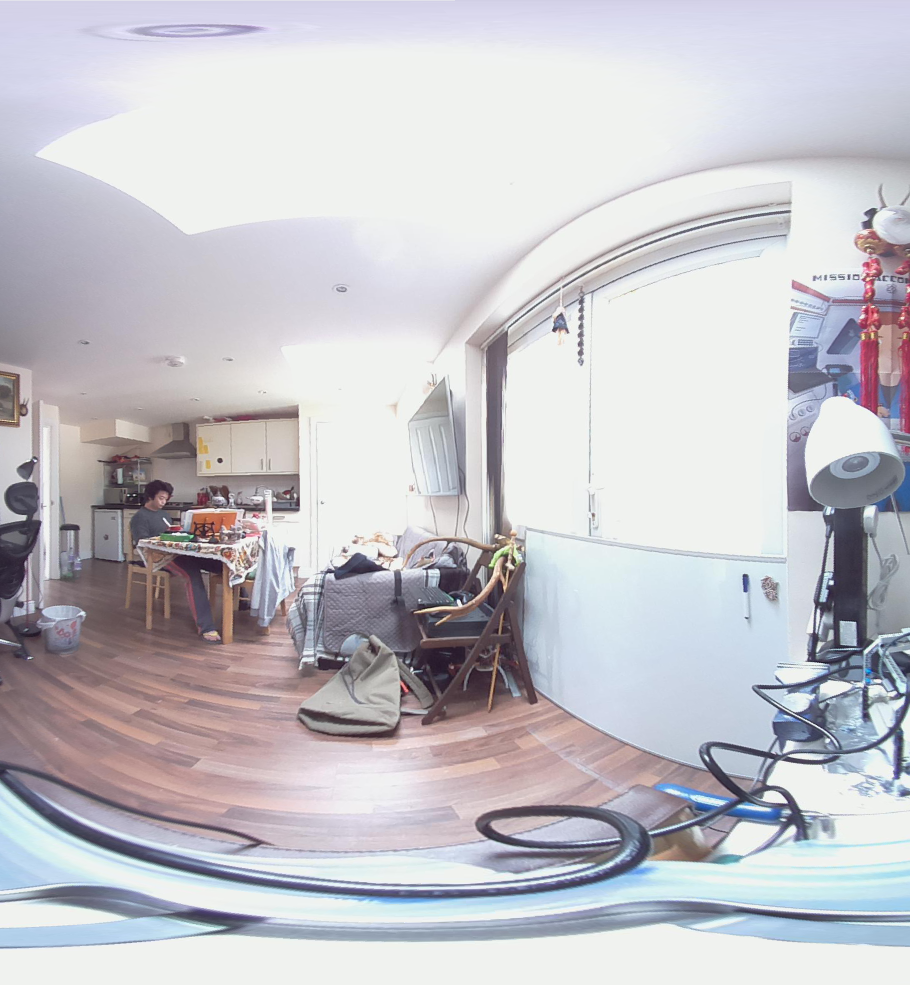
#> input picture pano/bk_180.png, 1820 x 1970 px (shown at 1/2 size)
$ python stitchimg.py   (older library calls are emulated)
#> lines starting #> are read from the running program, lines starting #| are printed output that depends on the picture
# stitch images
import sys, getopt
import cv2
import numpy as np
import time, os
from pathlib import Path
import timeit

def extraFeature(image, surfThreshold=2000):
	surf = cv2.xfeatures2d.SIFT_create()
	kp,des=surf.detectAndCompute(image,None)
	print("keypoints: "+ str(len(kp)))
	return kp,des

def findCord(img1, img2, kp1,des1,kp2,des2):

	# FLANN parameters
	FLANN_INDEX_KDTREE = 0
	index_params = dict(algorithm = FLANN_INDEX_KDTREE, trees = 5)
	search_params = dict(checks=50)   # or pass empty dictionary

	flann = cv2.FlannBasedMatcher(index_params,search_params)

	matches = flann.knnMatch(des1,des2,k=2)

	# Need to draw only good matches, so create a mask
	matchesMask = [[0,0] for i in range(len(matches))]

	# ratio test as per Lowe's paper
	for i,(m,n) in enumerate(matches):
	    if m.distance < 0.7*n.distance:
	        matchesMask[i]=[1,0]

	draw_params = dict(matchColor = (0,255,0),
	                   singlePointColor = (255,0,0),
	                   matchesMask = matchesMask,
	                   flags = 0)

	img3 = cv2.drawMatchesKnn(img1,kp1,img2,kp2,matches,None,**draw_params)

	cv2.imwrite("correspondences.jpg", img3)

	print("match points:",len(matches))
	if len(matches) > 4:
		# construct the two sets of points
		pts1 = np.float32([kp1[i] for (_, i) in matches])
		pts2 = np.float32([kp2[i] for (i, _) in matches])
		return pts1,pts2

	return None

def draw_correspondences(image1, image2, points1, points2):
	'Connects corresponding features in the two images using yellow lines.'

	## Put images side-by-side into 'image'.
	(h1, w1) = image1.shape[:2]
	(h2, w2) = image2.shape[:2]
	image = np.zeros((max(h1, h2), w1 + w2, 3), np.uint8)
	image[:h1, :w1] = image1
	image[:h2, w1:w1+w2] = image2

	## Draw yellow lines connecting corresponding features.
	for (x1, y1), (x2, y2) in zip(np.int32(points1), np.int32(points2)):
		cv2.line(image, (x1, y1), (x2+w1, y2), (0, 255, 255), lineType=cv2.CV_AA)

	return image

def match_flann(desc1, desc2, r_threshold = 0.06):
	## Adapted from <http://stackoverflow.com/a/8311498/72470>.

	## Build a kd-tree from the second feature vector.
	FLANN_INDEX_KDTREE = 1  # bug: flann enums are missing
	flann = cv2.flann_Index(desc2, {'algorithm': FLANN_INDEX_KDTREE, 'trees': 4})

	## For each feature in desc1, find the two closest ones in desc2.
	(idx2, dist) = flann.knnSearch(desc1, 2, params={}) # bug: need empty {}

	## Create a mask that indicates if the first-found item is sufficiently
	## closer than the second-found, to check if the match is robust.
	mask = dist[:,0] / dist[:,1] < r_threshold

	## Only return robust feature pairs.
	idx1  = np.arange(len(desc1))
	pairs = np.int32(zip(idx1, idx2[:,0]))
	return pairs[mask]


def main():
	right_file = 'bk_180.png'
	left_file  = 'fr_180.png'

	r_img = cv2.imread(right_file,0)
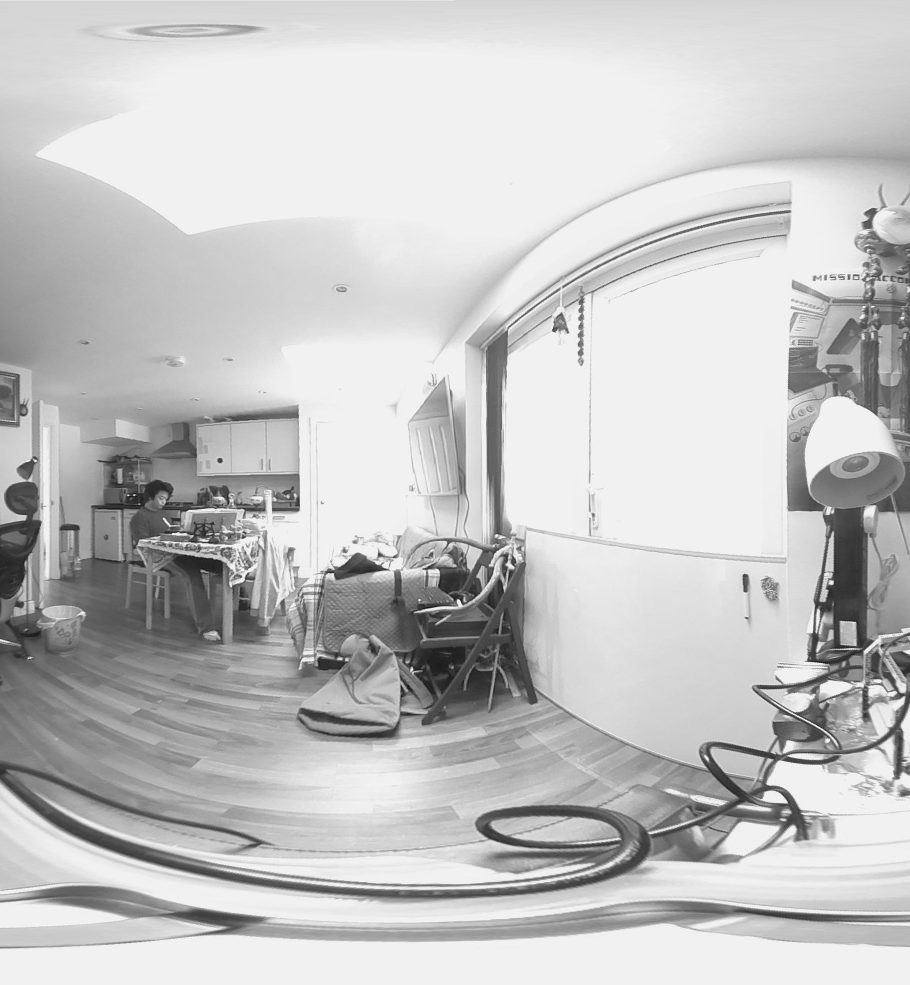
#> r_img: shape (1970, 1820) (shown at 1/2 size); min 1, max 255, mean 196.3
	l_img = cv2.imread(left_file ,0)
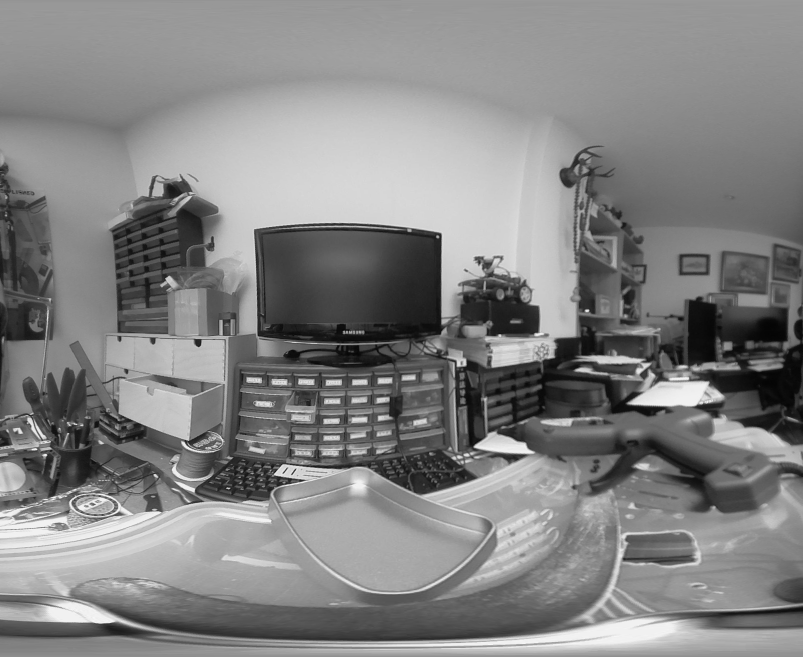
#> input picture pano/fr_180.png, 2408 x 1970 px (shown at 1/3 size)
#> l_img is the input picture: shape (1970, 2408); min 0, max 255, mean 131.3


	## Detect features and compute descriptors.
	keypoints1, descriptors1 = extraFeature(r_img)
#> in extraFeature, `kp,des=surf.detectAndCompute(image,None)`: kp = 8220 keypoints; strongest (x, y, size): (268, 990, 2.6), (257, 990, 2.5), (1663, 1165, 6), (917, 1202, 5.2)
#| keypoints: 8220
#> keypoints1 has the same summary as kp in extraFeature
	keypoints2, descriptors2 = extraFeature(l_img)
#> in extraFeature (call 2), `kp,des=surf.detectAndCompute(image,None)`: kp = 7236 keypoints; strongest (x, y, size): (1761, 932, 6.8), (204, 1301, 3.4), (135, 1366, 6.9), (686, 1465, 4.1)
#| keypoints: 7236
#> keypoints2 has the same summary as kp in extraFeature
	print(len(keypoints1), "features detected in r_img")
#| 8220 features detected in r_img
	print(len(keypoints2), "features detected in l_img")
#| 7236 features detected in l_img

	## Find corresponding features.
	points1, points2 = findCord(l_img, r_img, keypoints1, descriptors1, keypoints2, descriptors2)
#> in findCord, `matches = flann.knnMatch(des1,des2,k=2)`: matches = 8220 matches
#> in findCord, `matchesMask = [[0,0] for i in range(len(matches))]`: matchesMask = 8220 pairs, first value 0 to 0, second value 0 to 0
#> after the loop in findCord, `for i,(m,n) in enumerate(matches):`: matchesMask = 8220 pairs, first value 0 to 1, second value 0 to 0
#> in findCord, `draw_params = dict(matchColor = (0,255,0), singlePointColor = (255,0,0..`: draw_params = 4 items
#> in findCord, `img3 = cv2.drawMatchesKnn(img1,kp1,img2,kp2,matches,None,**draw_params)`:
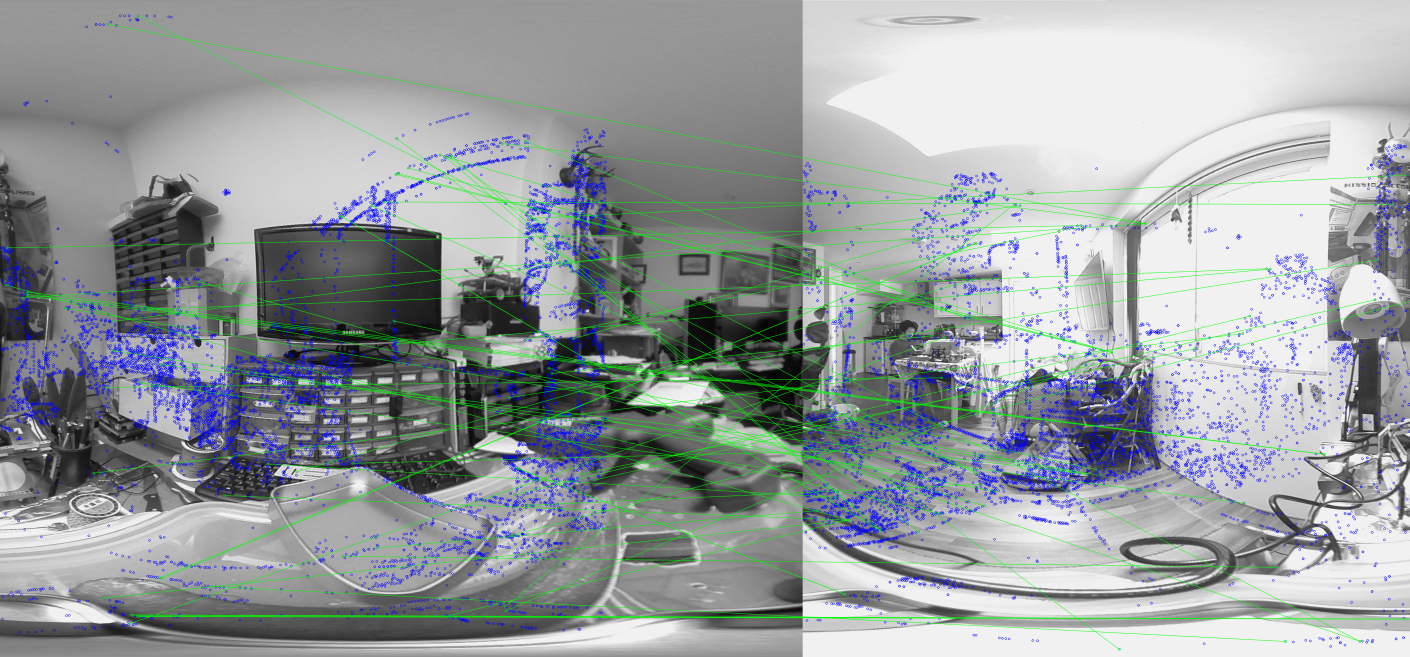
#> img3: shape (1970, 4228, 3) (shown at 1/3 size); mean of channels 0, 1, 2 159.4, 157.9, 151.4; drawn as B, G, R
#| match points: 8220
	print(len(points1), "features matched")

	## Visualise corresponding features.
	correspondences = draw_correspondences(r_img, l_img, points1, points2)
	cv2.imwrite("correspondences.jpg", correspondences)
	cv2.imshow('correspondences', correspondences)

if __name__ == "__main__":
#> (the run stopped early here; a loop or call above may not have finished)
